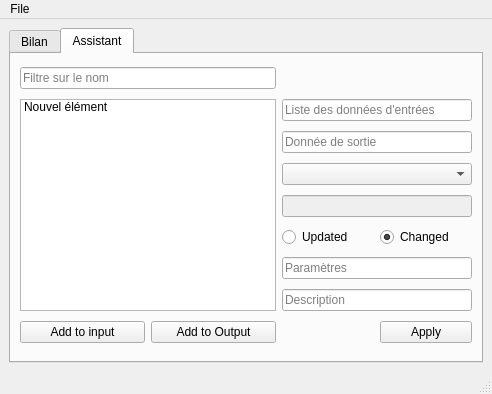
<?xml version="1.0" encoding="UTF-8"?>
<ui version="4.0">
 <class>ihm_DataConverter</class>
 <widget class="QMainWindow" name="ihm_DataConverter">
  <property name="geometry">
   <rect>
    <x>0</x>
    <y>0</y>
    <width>492</width>
    <height>394</height>
   </rect>
  </property>
  <property name="windowTitle">
   <string>MainWindow</string>
  </property>
  <widget class="QWidget" name="centralwidget">
   <layout class="QGridLayout" name="gridLayout">
    <item row="0" column="0">
     <widget class="QTabWidget" name="tabWidget">
      <property name="currentIndex">
       <number>1</number>
      </property>
      <widget class="QWidget" name="tab">
       <attribute name="title">
        <string>Bilan</string>
       </attribute>
       <layout class="QGridLayout" name="gridLayout_2">
        <item row="2" column="1">
         <widget class="QPushButton" name="pb_delete_transformer">
          <property name="text">
           <string>Delete transformer</string>
          </property>
         </widget>
        </item>
        <item row="2" column="0">
         <spacer name="horizontalSpacer">
          <property name="orientation">
           <enum>Qt::Horizontal</enum>
          </property>
          <property name="sizeHint" stdset="0">
           <size>
            <width>40</width>
            <height>20</height>
           </size>
          </property>
         </spacer>
        </item>
        <item row="2" column="2">
         <widget class="QPushButton" name="pb_delete_all_tranformers">
          <property name="text">
           <string>Delete All Transformers</string>
          </property>
         </widget>
        </item>
        <item row="1" column="0" colspan="3">
         <widget class="QTextEdit" name="description_transformer">
          <property name="readOnly">
           <bool>true</bool>
          </property>
         </widget>
        </item>
        <item row="0" column="0" colspan="3">
         <widget class="QComboBox" name="transformer_list"/>
        </item>
       </layout>
      </widget>
      <widget class="QWidget" name="tab_2">
       <attribute name="title">
        <string>Assistant</string>
       </attribute>
       <layout class="QGridLayout" name="gridLayout_3">
        <item row="1" column="2" colspan="2">
         <widget class="QLineEdit" name="input_datanames">
          <property name="toolTip">
           <string>Liste des données d'entrées (séparé par une &quot;,&quot;)</string>
          </property>
          <property name="dragEnabled">
           <bool>true</bool>
          </property>
          <property name="placeholderText">
           <string>Liste des données d'entrées</string>
          </property>
         </widget>
        </item>
        <item row="3" column="2" colspan="2">
         <widget class="QComboBox" name="select_algo">
          <property name="toolTip">
           <string>Algorithme utilisé par le Transformer</string>
          </property>
         </widget>
        </item>
        <item row="5" column="2">
         <widget class="QRadioButton" name="updated_method">
          <property name="toolTip">
           <string>Calcul de la sortie sur mise à jour de la (des) entrée(s)</string>
          </property>
          <property name="text">
           <string>Updated</string>
          </property>
          <property name="checked">
           <bool>false</bool>
          </property>
         </widget>
        </item>
        <item row="5" column="3">
         <widget class="QRadioButton" name="changed_method">
          <property name="toolTip">
           <string>Calcul de la sortie sur changement de valeur de la (des) entrée(s)</string>
          </property>
          <property name="text">
           <string>Changed</string>
          </property>
          <property name="checked">
           <bool>true</bool>
          </property>
         </widget>
        </item>
        <item row="6" column="2" colspan="2">
         <widget class="QLineEdit" name="params">
          <property name="toolTip">
           <string>Paramètres du transformer</string>
          </property>
          <property name="placeholderText">
           <string>Paramètres</string>
          </property>
         </widget>
        </item>
        <item row="7" column="2" colspan="2">
         <widget class="QLineEdit" name="description">
          <property name="toolTip">
           <string>Description brève du transformer</string>
          </property>
          <property name="placeholderText">
           <string>Description</string>
          </property>
         </widget>
        </item>
        <item row="8" column="0">
         <widget class="QPushButton" name="pb_add_input">
          <property name="toolTip">
           <string>Ajoute la donnée sélectionnée aux entrées</string>
          </property>
          <property name="text">
           <string>Add to input</string>
          </property>
         </widget>
        </item>
        <item row="2" column="2" colspan="2">
         <widget class="QLineEdit" name="output_dataname">
          <property name="toolTip">
           <string>Donnée de sortie</string>
          </property>
          <property name="dragEnabled">
           <bool>true</bool>
          </property>
          <property name="placeholderText">
           <string>Donnée de sortie</string>
          </property>
         </widget>
        </item>
        <item row="8" column="1">
         <widget class="QPushButton" name="pb_add_outuput">
          <property name="toolTip">
           <string>Fixe la donnée de sortie</string>
          </property>
          <property name="text">
           <string>Add to Output</string>
          </property>
         </widget>
        </item>
        <item row="8" column="3">
         <widget class="QPushButton" name="pb_apply">
          <property name="toolTip">
           <string>Créer le transformer</string>
          </property>
          <property name="text">
           <string>Apply</string>
          </property>
         </widget>
        </item>
        <item row="0" column="0" colspan="2">
         <widget class="QLineEdit" name="filtre_noms_variables">
          <property name="placeholderText">
           <string>Filtre sur le nom</string>
          </property>
         </widget>
        </item>
        <item row="4" column="2" colspan="2">
         <widget class="QLineEdit" name="formula">
          <property name="enabled">
           <bool>false</bool>
          </property>
          <property name="font">
           <font>
            <italic>true</italic>
           </font>
          </property>
          <property name="toolTip">
           <string>Formule du Transformer</string>
          </property>
          <property name="readOnly">
           <bool>true</bool>
          </property>
         </widget>
        </item>
        <item row="1" column="0" rowspan="7" colspan="2">
         <widget class="QListWidget" name="liste_variables">
          <property name="sortingEnabled">
           <bool>true</bool>
          </property>
          <item>
           <property name="text">
            <string>Nouvel élément</string>
           </property>
          </item>
         </widget>
        </item>
       </layout>
      </widget>
     </widget>
    </item>
   </layout>
  </widget>
  <widget class="QMenuBar" name="menubar">
   <property name="geometry">
    <rect>
     <x>0</x>
     <y>0</y>
     <width>492</width>
     <height>22</height>
    </rect>
   </property>
   <widget class="QMenu" name="menuFile">
    <property name="title">
     <string>File</string>
    </property>
    <addaction name="actionLoad"/>
    <addaction name="actionsave"/>
   </widget>
   <addaction name="menuFile"/>
  </widget>
  <widget class="QStatusBar" name="statusbar"/>
  <action name="actionLoad">
   <property name="icon">
    <iconset resource="../../icons.qrc">
     <normaloff>:/icons/open.png</normaloff>:/icons/open.png</iconset>
   </property>
   <property name="text">
    <string>Load</string>
   </property>
  </action>
  <action name="actionsave">
   <property name="icon">
    <iconset resource="../../icons.qrc">
     <normaloff>:/icons/save.png</normaloff>:/icons/save.png</iconset>
   </property>
   <property name="text">
    <string>Save</string>
   </property>
  </action>
 </widget>
 <resources>
  <include location="../../icons.qrc"/>
 </resources>
 <connections/>
</ui>
